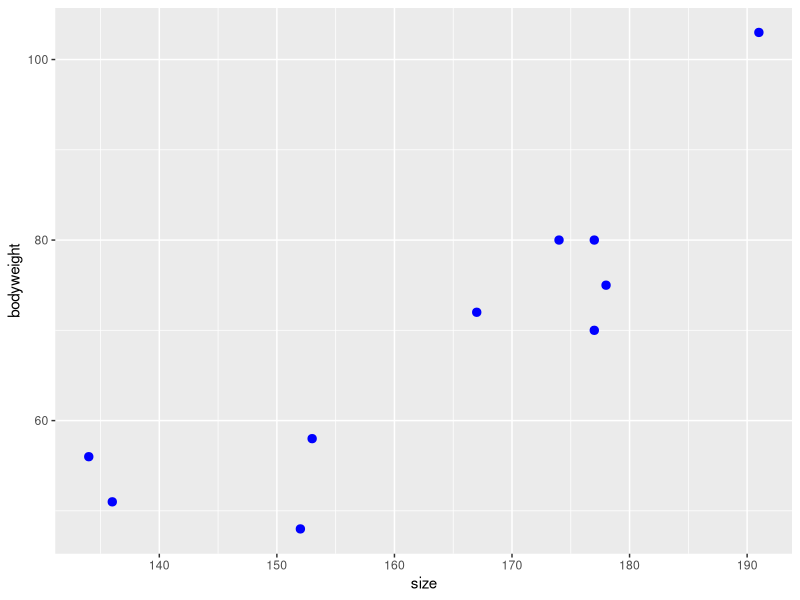
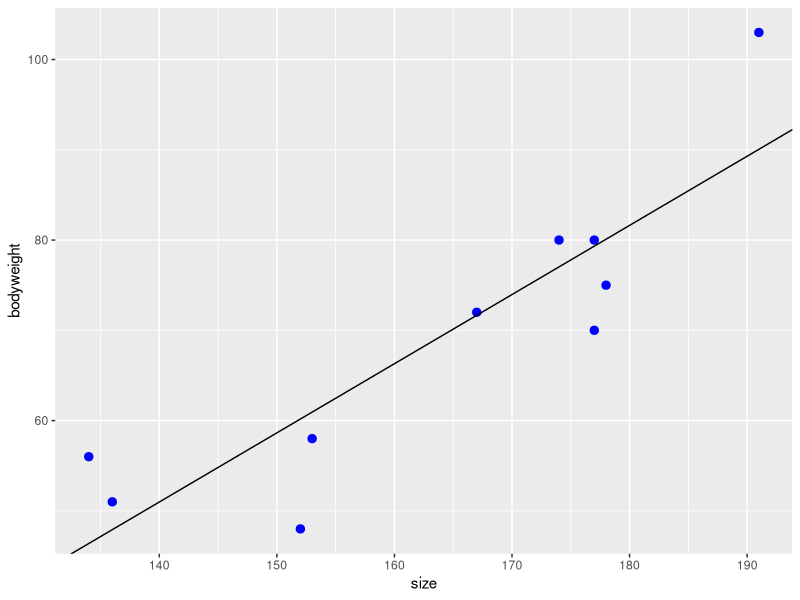
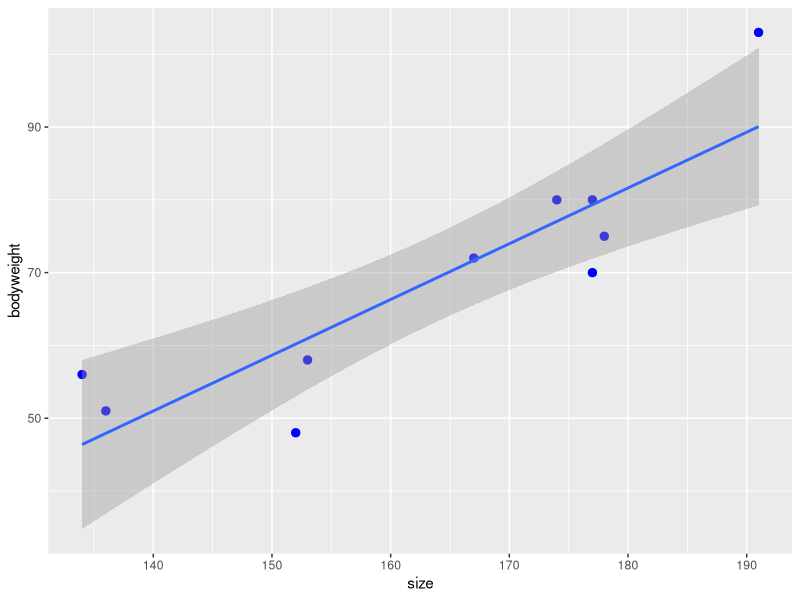
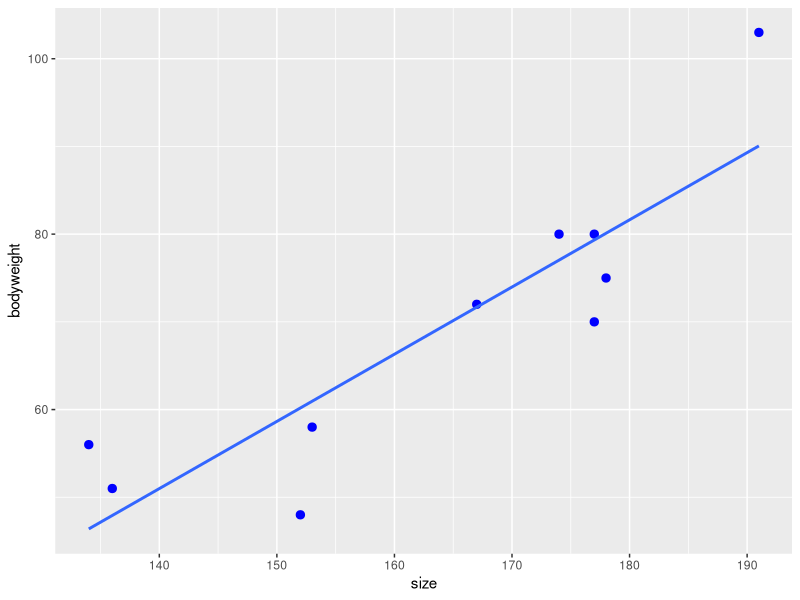

Here is the R script that generated these plots, in order:
## ---- chunk 1
knitr::opts_chunk$set(echo = TRUE)

# title: Linear regression
# author: jonathan
# revised: 3/2/2020 

WEB <- c("https://bioceed.uib.no/dropfolder/bioSTATS/Rmd/Basic/regression/linear-regression.html")
GIT <- c("https://github.com/jonathansoule/biostats/blob/master/Basic/regression/linear-regression.Rmd")
library(ggplot2)
## ---- chunk 2
# variable1
bodyweight <- c(70, 75, 72, 58, 80, 80, 48, 56, 103, 51)

# variable2
size <- c(177, 178, 167, 153, 174, 177, 152, 134, 191, 136)

# dataframe
my.dataframe <- data.frame(bodyweight, size)
## ---- chunk 3
ggplot(my.dataframe, aes(size, bodyweight)) + 
  geom_point(color = "blue", size = 2.5)
## ---- chunk 4
lm(bodyweight~size)
## ---- chunk 5
summary(lm(bodyweight~size))
## ---- chunk 6
ggplot(my.dataframe, aes(size, bodyweight)) + 
  geom_point(color = "blue", size = 2.5) +
  geom_abline(slope=0.7661,intercept=-56.2716)
## ---- chunk 7
ggplot(my.dataframe, aes(size, bodyweight)) + 
  geom_point(color = "blue", size = 2.5) +
  geom_smooth(method="lm")
## ---- chunk 8
ggplot(my.dataframe, aes(size, bodyweight)) + 
  geom_point(color = "blue", size = 2.5) +
  geom_smooth(method="lm", se=FALSE)
